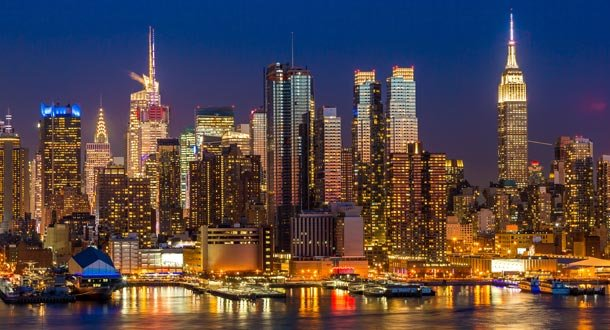
#> input picture photos/ny.jpg, 610 x 330 px, found by its file name
$ python histogram.py
#> lines starting #> are read from the running program, lines starting #| are printed output that depends on the picture; after the words box and inside, x2 and y2 are one past the last pixel; in counts of white or black regions, pixels touching at a corner belong together
import cv2 as cv
import numpy as np
import matplotlib.pyplot as plt

img = cv.imread('photos/ny.jpg')
#> img is the input picture: shape (330, 610, 3); mean B, G, R 73.2, 70.2, 83.8
cv.imshow('NY',img)

blank = np.zeros(img.shape[:2], dtype='uint8')

gray = cv.cvtColor(img, cv.COLOR_BGR2GRAY)
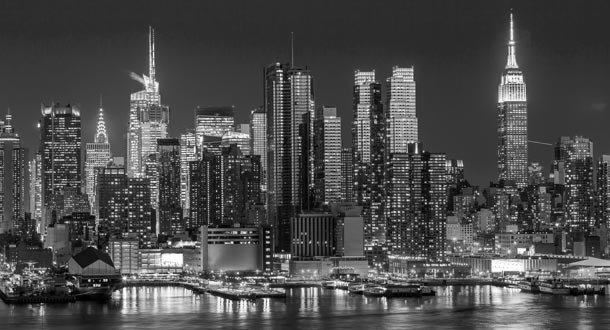
#> gray: shape (330, 610); min 0, max 255, mean 74.6
cv.imshow('Gray',gray)

circle_mask = cv.circle(blank, (img.shape[1]//2,img.shape[0]//2), 100, 255, -1)
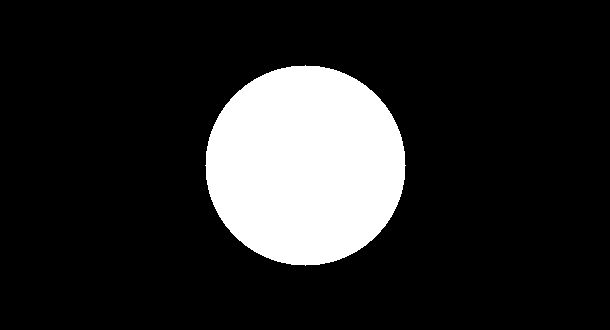
#> blank: shape (330, 610); 15.6% white; 1 white region, box (x1, y1, x2, y2) and area: (205, 65, 406, 266) 31417

masked = cv.bitwise_and(img, img, mask=circle_mask)
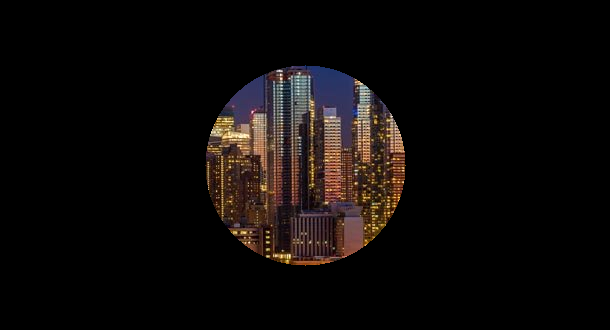
#> masked: shape (330, 610, 3); mean B, G, R 8.7, 9.9, 13.4
cv.imshow('Masked Image',circle_mask)

# Histogram
# CalcHist function allows you to see the distribution of pixels
# The peaks shows us the intensity of the pixels
# Images -> List of the images to compute
# Channels -> Index of the channel we want to compute a histogram for
# Maks -> Specific portion of an image?
# histSize -> Number of BINS for computing a histogram
# Range -> All posible pixel values

# Grayscale histogram
gray_hist = cv.calcHist([gray], [0], None, [256], [0,256])
#> gray_hist = 256 values, max 7969 at index 46, min 5 at index 255, mean 786.3

plt.figure()
plt.title('Grayscale Histogram')
plt.xlabel('Bins')
plt.ylabel('Number of Pixels')
plt.plot(gray_hist)
plt.xlim([0,256])
plt.show()
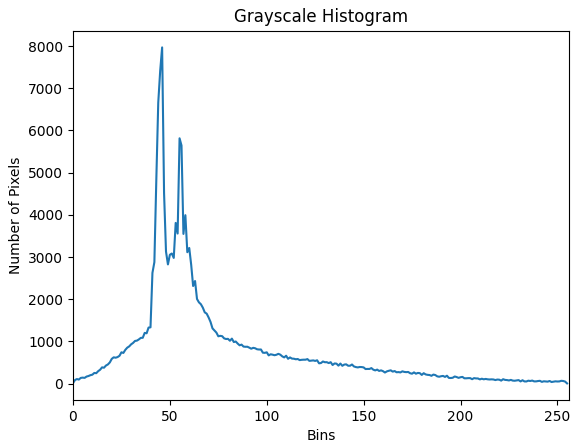
#> figure drawn by matplotlib, 1 panel; curve peaks at x = 46, y = 7969

# Colour Histogram
colors = ('b','g','r')

plt.figure()
plt.title('Colour Histogram')
plt.xlabel('Bins')
plt.ylabel('Number of Pixels')

for i,col in enumerate(colors):
    hist = cv.calcHist([img], [i], circle_mask, [256], [0,256])
    plt.plot(hist, color=col)
    plt.xlim([0,256])

plt.show()
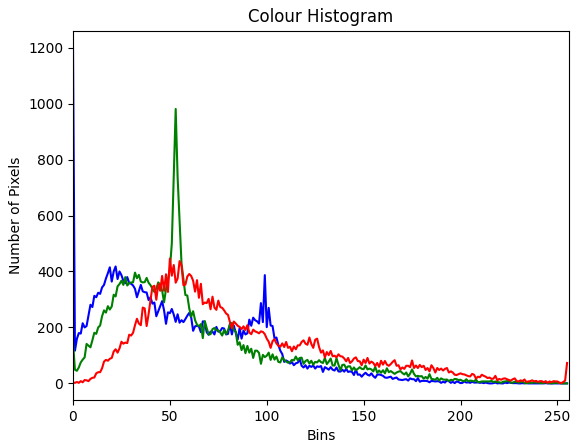
#> figure drawn by matplotlib, 1 panel; curve peaks at x = 0, y = 1201; curve peaks at x = 53, y = 981; curve peaks at x = 50, y = 446

cv.waitKey(0)

$ run again, with photos/cats.jfif saved as photos/ny.jpg
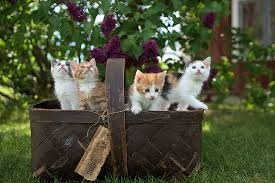
#> input picture photos/cats.jfif, 275 x 183 px, found by its file name
#> img is the input picture: shape (183, 275, 3); mean B, G, R 56.3, 81.1, 76.8
#> `circle_mask = cv.circle(blank, (img.shape[1]//2,img.shape[0]//2), 100,..`:
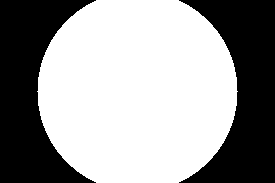
#> blank: shape (183, 275); 60.6% white; 2 black regions, box (x1, y1, x2, y2) and area: (0, 0, 96, 183) 9913, (179, 0, 275, 183) 9913
#> gray_hist = 256 values, max 742 at index 51, min 3 at index 255, mean 196.6
#> `plt.show()`:
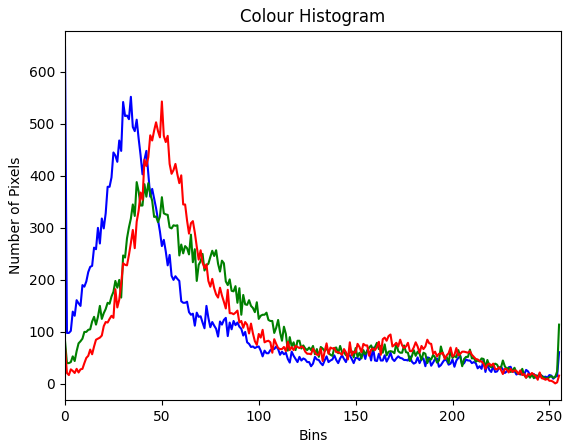
#> figure drawn by matplotlib, 1 panel; curve peaks at x = 0, y = 647; curve peaks at x = 37, y = 388; curve peaks at x = 50, y = 543
